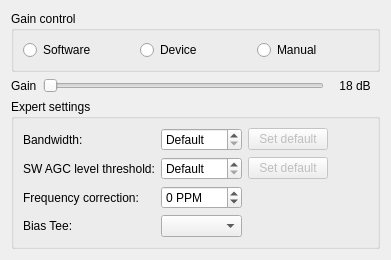
         <widget class="QWidget" name="rtlsdrPage">
          <layout class="QVBoxLayout" name="verticalLayout_3">
           <item>
            <widget class="QGroupBox" name="rtlsdrGainModeGroup">
             <property name="title">
              <string>Gain control</string>
             </property>
             <layout class="QHBoxLayout" name="horizontalLayout_3">
              <item>
               <widget class="QRadioButton" name="rtlsdrGainModeSw">
                <property name="toolTip">
                 <string>Gain controlled by software (SW AGC)</string>
                </property>
                <property name="text">
                 <string>Software</string>
                </property>
               </widget>
              </item>
              <item>
               <widget class="QRadioButton" name="rtlsdrGainModeHw">
                <property name="toolTip">
                 <string>Gain controlled internally by device (HW AGC)</string>
                </property>
                <property name="text">
                 <string>Device</string>
                </property>
               </widget>
              </item>
              <item>
               <widget class="QRadioButton" name="rtlsdrGainModeManual">
                <property name="toolTip">
                 <string>Manual gain control</string>
                </property>
                <property name="text">
                 <string>Manual</string>
                </property>
               </widget>
              </item>
             </layout>
            </widget>
           </item>
           <item>
            <widget class="QWidget" name="rtlsdrGainWidget" native="true">
             <layout class="QHBoxLayout" name="horizontalLayout_4">
              <property name="leftMargin">
               <number>0</number>
              </property>
              <property name="topMargin">
               <number>0</number>
              </property>
              <property name="rightMargin">
               <number>0</number>
              </property>
              <property name="bottomMargin">
               <number>0</number>
              </property>
              <item>
               <widget class="QLabel" name="rtlsdrGainLabel">
                <property name="text">
                 <string>Gain</string>
                </property>
               </widget>
              </item>
              <item>
               <widget class="QSlider" name="rtlsdrGainSlider">
                <property name="orientation">
                 <enum>Qt::Orientation::Horizontal</enum>
                </property>
               </widget>
              </item>
              <item>
               <widget class="QLabel" name="rtlsdrGainValueLabel">
                <property name="minimumSize">
                 <size>
                  <width>50</width>
                  <height>0</height>
                 </size>
                </property>
                <property name="text">
                 <string notr="true">18 dB</string>
                </property>
                <property name="alignment">
                 <set>Qt::AlignmentFlag::AlignCenter</set>
                </property>
               </widget>
              </item>
             </layout>
            </widget>
           </item>
           <item>
            <spacer name="verticalSpacer">
             <property name="orientation">
              <enum>Qt::Orientation::Vertical</enum>
             </property>
             <property name="sizeType">
              <enum>QSizePolicy::Policy::MinimumExpanding</enum>
             </property>
             <property name="sizeHint" stdset="0">
              <size>
               <width>20</width>
               <height>0</height>
              </size>
             </property>
            </spacer>
           </item>
           <item>
            <widget class="QGroupBox" name="rtlsdrExpertGroup">
             <property name="title">
              <string>Expert settings</string>
             </property>
             <layout class="QGridLayout" name="gridLayout_6">
              <item row="4" column="1">
               <widget class="QSpinBox" name="rtlsdrSwAgcMaxLevel">
                <property name="toolTip">
                 <string>Maximum signal level</string>
                </property>
                <property name="specialValueText">
                 <string>Default</string>
                </property>
                <property name="suffix">
                 <string notr="true"/>
                </property>
                <property name="minimum">
                 <number>0</number>
                </property>
                <property name="maximum">
                 <number>127</number>
                </property>
                <property name="singleStep">
                 <number>1</number>
                </property>
                <property name="value">
                 <number>0</number>
                </property>
               </widget>
              </item>
              <item row="6" column="0">
               <widget class="QLabel" name="rtlsdrPPMLabel">
                <property name="midLineWidth">
                 <number>-3</number>
                </property>
                <property name="text">
                 <string>Frequency correction:</string>
                </property>
               </widget>
              </item>
              <item row="7" column="0">
               <widget class="QLabel" name="rtlsdrBiasTLabel">
                <property name="text">
                 <string>Bias Tee:</string>
                </property>
               </widget>
              </item>
              <item row="6" column="1">
               <widget class="QSpinBox" name="rtlsdrPPM">
                <property name="suffix">
                 <string notr="true"> PPM</string>
                </property>
                <property name="minimum">
                 <number>-100</number>
                </property>
                <property name="maximum">
                 <number>100</number>
                </property>
                <property name="singleStep">
                 <number>1</number>
                </property>
               </widget>
              </item>
              <item row="7" column="1">
               <widget class="QComboBox" name="rtlsdrBiasTCombo"/>
              </item>
              <item row="2" column="0">
               <widget class="QLabel" name="rtlsdrBandwidthLabel">
                <property name="text">
                 <string>Bandwidth:</string>
                </property>
               </widget>
              </item>
              <item row="2" column="1">
               <widget class="QSpinBox" name="rtlsdrBandwidth">
                <property name="specialValueText">
                 <string>Default</string>
                </property>
                <property name="suffix">
                 <string notr="true"> kHz</string>
                </property>
                <property name="maximum">
                 <number>3000</number>
                </property>
                <property name="singleStep">
                 <number>100</number>
                </property>
               </widget>
              </item>
              <item row="4" column="0">
               <widget class="QLabel" name="rtlsdrSwAgcLevelLabel">
                <property name="text">
                 <string>SW AGC level threshold:</string>
                </property>
               </widget>
              </item>
              <item row="2" column="5">
               <spacer name="horizontalSpacer_4">
                <property name="orientation">
                 <enum>Qt::Orientation::Horizontal</enum>
                </property>
                <property name="sizeHint" stdset="0">
                 <size>
                  <width>40</width>
                  <height>20</height>
                 </size>
                </property>
               </spacer>
              </item>
              <item row="4" column="4">
               <widget class="QPushButton" name="rtlsdrSwAgcMaxLevelDefault">
                <property name="enabled">
                 <bool>false</bool>
                </property>
                <property name="text">
                 <string>Set default</string>
                </property>
               </widget>
              </item>
              <item row="2" column="4">
               <widget class="QPushButton" name="rtlsdrBandwidthDefault">
                <property name="enabled">
                 <bool>false</bool>
                </property>
                <property name="text">
                 <string>Set default</string>
                </property>
               </widget>
              </item>
             </layout>
            </widget>
           </item>
          </layout>
         </widget>
